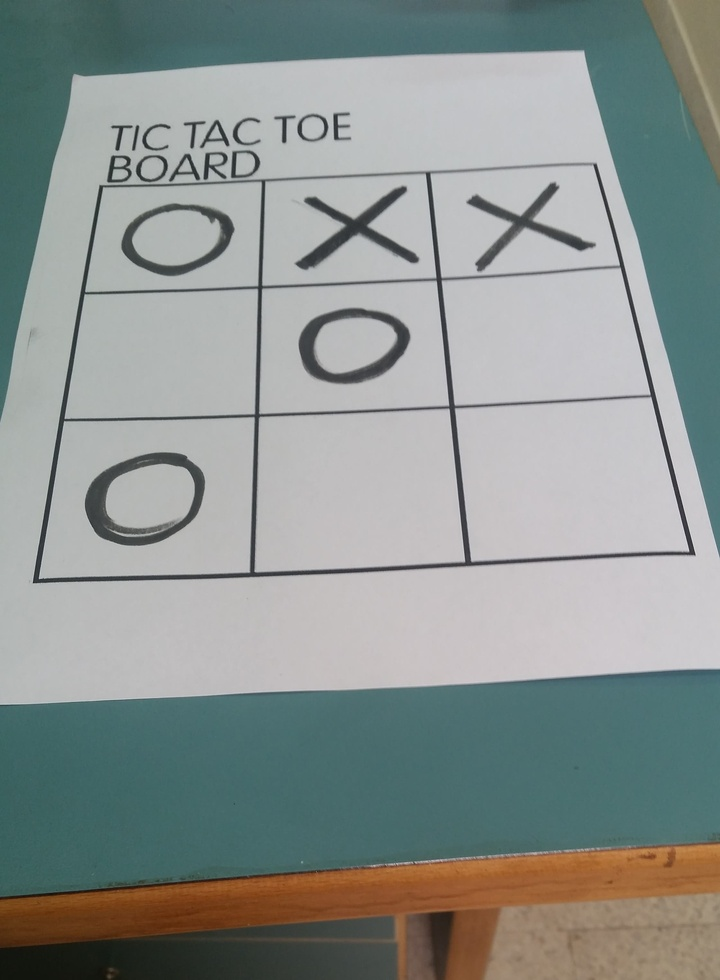
#> input picture IVP Lab - Model Questions/SET-4 (incomplete)/Test-slanted.jpg, 720 x 980 px, shrunk from 2240 x 3048 before the run
$ jupyter execute --allow-errors notebook.ipynb
#> lines starting #> are read from the running program, lines starting #| are printed output that depends on the picture
#### Question:

Extract SIFT or SURF features from an image and visualize them.

`Import the required libraries`

[cell 1]
import cv2
import numpy as np
import matplotlib.pyplot as plt

`Function to display the images`

[cell 2]
def display(img,name):
    plt.title(name)
    plt.imshow(img,cmap='gray')
    plt.axis('off')

`Read the image`

[cell 3]
image = cv2.imread('Test-slanted.jpg')
#> image is the input picture: shape (980, 720, 3); mean B, G, R 143.7, 146.6, 139.3
gray = cv2.cvtColor(image, cv2.COLOR_BGR2GRAY)
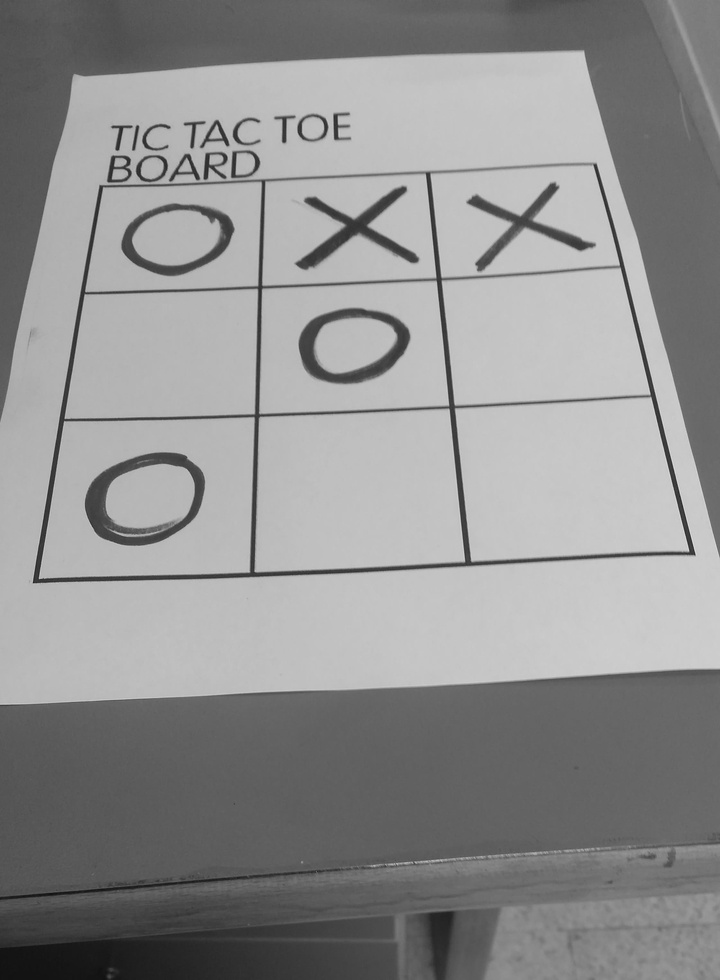
#> gray: shape (980, 720); min 17, max 221, mean 144.1

display(gray,'Gray Image')
